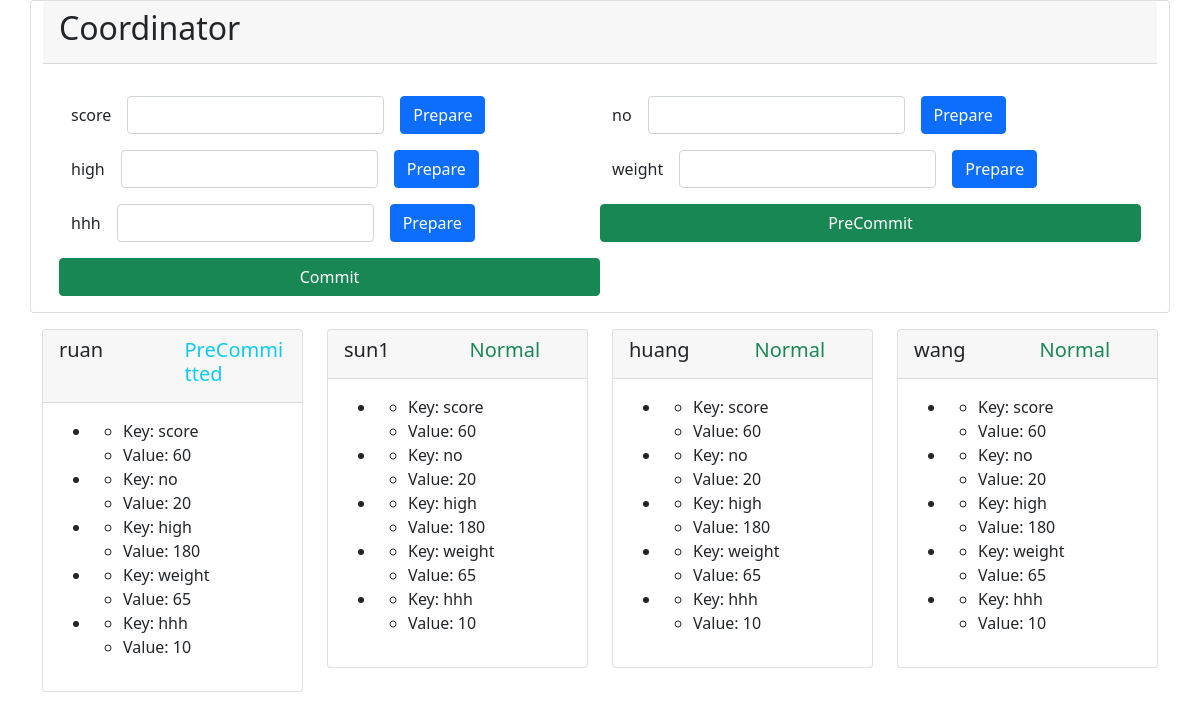
/three-phase/pre_committed/ruan, run on the app's committed database.
### threephase/models.py (models this page shows, shortened)
class ThreePhaseValue(models.Model):
    participant = models.ForeignKey(ThreePhaseParticipant, on_delete=models.CASCADE)
    key = models.CharField(max_length=64)
    value = models.CharField(max_length=64)
    prepared_value = models.CharField(max_length=64)

class ThreePhaseParticipant(models.Model):
    name = models.CharField(max_length=64)
    state = models.IntegerField(default=0)

### threephase/views.py (the view)
# urls.py: path('pre_committed/<str:name>', views.pre_committed, name='pre_committed'),
def pre_committed(request, name):
    context = get_context()
    for p in context['participants']:
        if p.name == name:
            p.state = 4
            p.save()
    return app_page(request)

### threephase/views.py (called while the page is built)
def get_context():
    context = {'participants': [], 'values': []}
    for p in ThreePhaseParticipant.objects.all():
        p.values=[]
        for v in ThreePhaseValue.objects.filter(participant=p):
            p.values.append(v)
        context['participants'].append(p)
    if len(context['participants']) != 0:
        context['values'] = context['participants'][0].values
    return context

def app_page(request):
    return render(request, 'index1.html', get_context())

### threephase/templates/index1.html (shortened to what this page needs)
<!DOCTYPE html>
<html lang="en">
  <head>
  <link rel="stylesheet" href="https://cdn.staticfile.org/twitter-bootstrap/5.1.1/css/bootstrap.min.css">
  </head>
<body>
<div class="card container-sm">
  <div class="card-header">
    <h2>Coordinator</h2>
  </div>
  <div class="card-body">
    <div class="container mbrank-5">
      <div class="row">
        {% for v in values %}
        <form class="col-sm-6 mt-3" action="/three-phase/prepare/{{ v.key }}" method="get">
          <div class="row g-3 align-items-enter">
            <div class="col-auto">
              <label for="{{ v.key }}1" class="col-form-label">{{ v.key }}</label>
            </div>
            <div class="col-auto">
              <input type="text" id="{{ v.key }}1" name="{{ v.key }}" class="form-control">
            </div>
            <div class="col-auto">
              <input type="submit" class="btn btn-primary" value="Prepare">
            </div>
          </div>
        </form>
        {% endfor %}
        <a class="col-sm-6 mt-3 ml-3 btn btn-success" href="/three-phase/pre_commit">PreCommit</a>
        <a class="col-sm-6 mt-3 ml-3 btn btn-success" href="/three-phase/commit">Commit</a>
      </div>
    </div>
  </div>
</div>
  <div class="container pt-3">
    <div class="row">
      {% for p in participants %}
      <div class="container mblank-2 col-sm-3">
        <div class="card">
          <div class="card-header container">
            <div class="row">
              <h5 class="col-6">{{ p.name }}</h5>
                <h5 class="col-6">
                  {% if p.state == 0 %}
                  <div class="text-success">Normal</div>
                  {% elif p.state == 1 %}
                  <div class="text-info">Prepare</div>
                  {% elif p.state == 2 %}
                  <div class="text-info">Prepared</div>
                  {% elif p.state == 3 %}
                  <div class="text-info">PreCommit</div>
                  {% elif p.state == 4 %}
                  <div class="text-info">PreCommitted</div>
                  {% endif %}
                </h5>
            </div>
          </div>
          <div class="card-body">
            <ul>
            {% for v in p.values %}
              <li>
                <ul>
                  <li>Key: {{ v.key }}</li>
                  <li>Value: {{ v.value }}</li>
                </ul>
              </li>
            {% endfor %}
            </ul>
          </div>
        </div>
      </div>
      {% endfor %}
  </div>
</div>
</body>
</html>

### data on the page
ThreePhaseValue: key "score", value "60"
ThreePhaseValue: key "no", value "20"
ThreePhaseValue: key "high", value "180"
ThreePhaseValue: key "weight", value "65"
ThreePhaseValue: key "hhh", value "10"
ThreePhaseParticipant: name "ruan", state "PreCommitted"
ThreePhaseParticipant: name "sun1", state "Normal"
ThreePhaseValue: key "score", value "60"
ThreePhaseValue: key "no", value "20"
ThreePhaseValue: key "high", value "180"
ThreePhaseValue: key "weight", value "65"
ThreePhaseValue: key "hhh", value "10"
ThreePhaseParticipant: name "huang", state "Normal"
ThreePhaseValue: key "score", value "60"
ThreePhaseValue: key "no", value "20"
ThreePhaseValue: key "high", value "180"
ThreePhaseValue: key "weight", value "65"
ThreePhaseValue: key "hhh", value "10"
ThreePhaseParticipant: name "wang", state "Normal"
ThreePhaseValue: key "score", value "60"
ThreePhaseValue: key "no", value "20"
ThreePhaseValue: key "high", value "180"
ThreePhaseValue: key "weight", value "65"
ThreePhaseValue: key "hhh", value "10"
